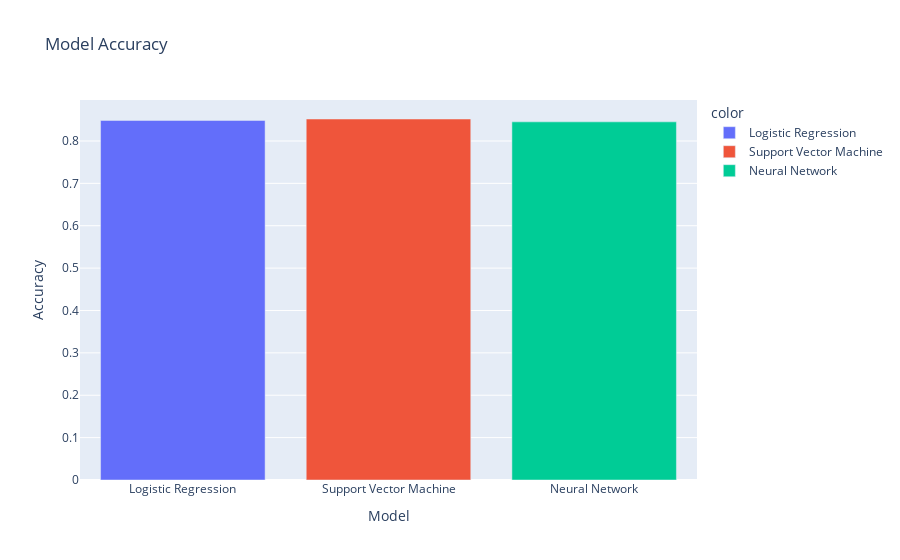

Notebook source saved alongside this figure:
### Code cell
acc_fig = px.bar(
    x = ['Logistic Regression', 'Support Vector Machine', 'Neural Network'],
    y = [log_acc, svm_acc, ann_acc],
    labels = {'x': 'Model', 'y': 'Accuracy'},
    color = ['Logistic Regression', 'Support Vector Machine', 'Neural Network'],
    title = 'Model Accuracy'
)
acc_fig.show()

### Figure 1 — Plotly figure (JSON) as saved in the notebook; plotly's stock layout.template omitted (floating-point values rounded to 4 significant figures)
{"data": [{"hovertemplate": "color=Logistic Regression<br>Model=%{x}<br>Accuracy=%{y}<extra></extra>", "legendgroup": "Logistic Regression", "marker": {"color": "#636efa", "pattern": {"shape": ""}}, "name": "Logistic Regression", "orientation": "v", "showlegend": true, "textposition": "auto", "type": "bar", "x": ["Logistic Regression"], "xaxis": "x", "y": [0.8485], "yaxis": "y"}, {"hovertemplate": "color=Support Vector Machine<br>Model=%{x}<br>Accuracy=%{y}<extra></extra>", "legendgroup": "Support Vector Machine", "marker": {"color": "#EF553B", "pattern": {"shape": ""}}, "name": "Support Vector Machine", "orientation": "v", "showlegend": true, "textposition": "auto", "type": "bar", "x": ["Support Vector Machine"], "xaxis": "x", "y": [0.8519], "yaxis": "y"}, {"hovertemplate": "color=Neural Network<br>Model=%{x}<br>Accuracy=%{y}<extra></extra>", "legendgroup": "Neural Network", "marker": {"color": "#00cc96", "pattern": {"shape": ""}}, "name": "Neural Network", "orientation": "v", "showlegend": true, "textposition": "auto", "type": "bar", "x": ["Neural Network"], "xaxis": "x", "y": [0.8451], "yaxis": "y"}], "layout": {"barmode": "relative", "legend": {"title": {"text": "color"}, "tracegroupgap": 0}, "title": {"text": "Model Accuracy"}, "xaxis": {"anchor": "y", "domain": [0, 1], "title": {"text": "Model"}}, "yaxis": {"anchor": "x", "domain": [0, 1], "title": {"text": "Accuracy"}}}}
